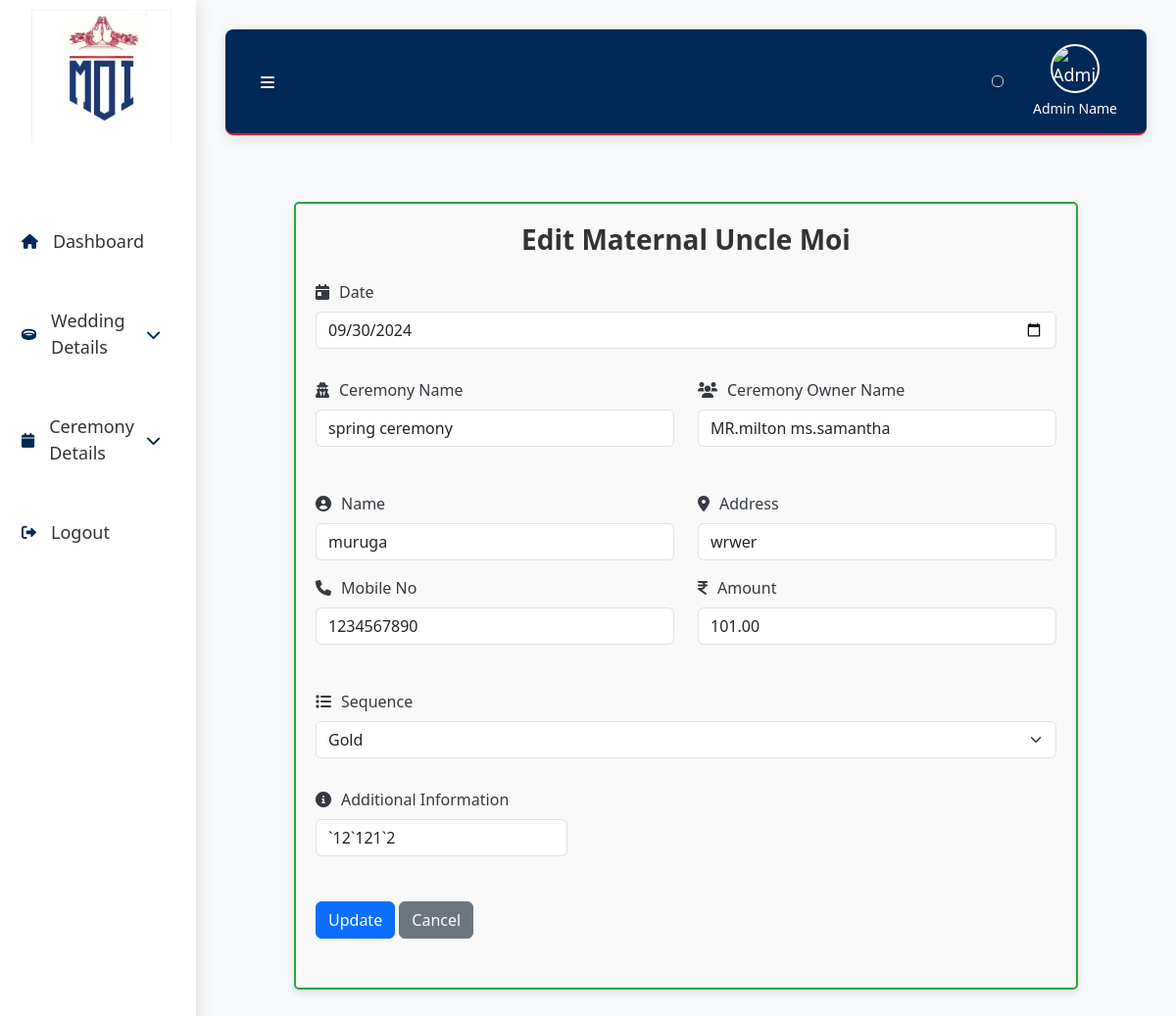
The page /uncle_ceremony_edit.php?id=6 (signed in) on the database its author committed.
### tables this page shows
CREATE TABLE `uncle_ceremony` (
  `id` int(11) NOT NULL,
  `swaminame` varchar(225) NOT NULL,
  `date` date NOT NULL DEFAULT current_timestamp(),
  `ceremony` varchar(225) NOT NULL,
  `ceremonyowner` varchar(225) NOT NULL,
  `mahal` varchar(225) NOT NULL,
  `name` varchar(225) NOT NULL,
  `address` varchar(225) NOT NULL,
  `mobile` varchar(20) NOT NULL,
  `sequence` varchar(50) NOT NULL,
  `extra_input` text NOT NULL,
  `amount` decimal(10,2) NOT NULL
);

### uncle_ceremony_edit.php (the view, shortened to what this page needs)
<?php
include('db.php');
if (isset($_GET['id']) && !empty($_GET['id'])) {
    $id = $con->real_escape_string($_GET['id']);
    $sql = "SELECT * FROM uncle_ceremony WHERE id='$id'";
    $result = $con->query($sql);
    if ($result && $result->num_rows > 0) {
        $row = $result->fetch_assoc();
    } else {
        echo "<p>Record not found.</p>";
        exit;
    }
} else {
    echo "<p>Invalid ID.</p>";
    exit;
}
?>
<!DOCTYPE html>
<html lang="en">
<head>
    <link rel="stylesheet" href="https://cdnjs.cloudflare.com/ajax/libs/font-awesome/6.0.0-beta3/css/all.min.css">
    <link rel="stylesheet" href="https://cdnjs.cloudflare.com/ajax/libs/bootstrap/5.3.0/css/bootstrap.min.css">
</head>
<body>
<div class="sidebar">
        <div class="logo">
            <img src="asset/image/img/e11b7541-268d-43bd-8658-22c2cb761d9d.jfif" alt="Logo">
        </div>
        <ul>
        <li><a href="dashboard.php" class="active"><i class="fa fa-home" aria-hidden="true"></i> <span class="trans" data-en="Dashboard">Dashboard</span></a></li>
            <li class="dropdown">
                <a href="#" id="weddingDetailsToggle"><i class="fa fa-ring"></i><span class="trans" data-en="Wedding Details">Wedding Details</span><i class="fa fa-chevron-down"></i></a>
            </li>
            <li class="dropdown">
                <a href="#" id="ceremonyDetailsToggle"><i class="fa fa-calendar"></i><span class="trans" data-en="Ceremony Details">Ceremony Details</span><i class="fa fa-chevron-down"></i></a>
            </li>
            <li><a href="logout.php"><i class="fas fa-sign-out-alt"></i> Logout</a></li>
        </ul>
    </div>
    <div class="main-content">
        <div class="header">
            <div class="header-left">
                <button class="toggle-btn" id="toggleBtn"><i class="fas fa-bars"></i></button>
             </div>
            <div class="header-right">
            <div id="google_translate_element"></div>
                <div class="admin-info">
                    <img src="https://cdn.vectorstock.com/i/500p/30/97/flat-business-man-user-profile-avatar-icon-vector-4333097.avif" alt="Admin Image" class="admin-image">
                    <div class="admin-name">Admin Name</div>
                </div>
            </div>
        </div>
<br><br>
<div class="container form-container">
<form id="marriageForm" action="uncle_ceremony_edit.php?id=<?php echo htmlspecialchars($id); ?>" method="post">
    <div class="form-section">
        <div class="mb-3">
            <h2 class="mb-4">Edit Maternal Uncle Moi</h2>
            <label for="date" class="form-label"><i class="fas fa-calendar-day form-icon"></i>Date</label>
            <input type="date" id="date" name="date" class="form-control" value="<?php echo htmlspecialchars($row['date']); ?>" required>
        </div>
    </div>
    <div class="form-section">
        <div class="row">
            <div class="col-md-6">
                <div class="mb-3">
                    <label for="ceremony" class="form-label"><i class="fa fa-user-secret" aria-hidden="true"></i>Ceremony Name</label>
                    <input type="text" id="ceremony" name="ceremony" class="form-control" value="<?php echo htmlspecialchars($row['ceremony']); ?>" readonly>
                </div>
            </div>
            <div class="col-md-6">
                <div class="mb-3">
                    <label for="ceremonyowner" class="form-label"><i class="fa fa-users" aria-hidden="true"></i>Ceremony Owner Name</label>
                    <input type="text" id="ceremonyowner" name="ceremonyowner" class="form-control" value="<?php echo htmlspecialchars($row['ceremonyowner']); ?>" readonly>
                </div>
            </div>
        </div>
    </div>
    <div class="form-section">
        <div class="row">
            <div class="col-md-6">
                <div class="mb-3">
                    <label for="name" class="form-label"><i class="fas fa-user-circle form-icon"></i>Name</label>
                    <input type="text" id="name" name="name" class="form-control" value="<?php echo htmlspecialchars($row['name']); ?>" required>
                </div>
            </div>
            <div class="col-md-6">
                <div class="mb-3">
                    <label for="address" class="form-label"><i class="fas fa-map-marker-alt form-icon"></i>Address</label>
                    <input type="text" id="address" name="address" class="form-control" value="<?php echo htmlspecialchars($row['address']); ?>" required>
                </div>
            </div>
            <div class="col-md-6">
                <div class="mb-3">
                    <label for="mobile" class="form-label"><i class="fas fa-phone form-icon"></i>Mobile No</label>
                    <input type="tel" id="mobile" name="mobile" class="form-control" value="<?php echo htmlspecialchars($row['mobile']); ?>" pattern="\d{10}" maxlength="10" required>
                </div>
            </div>
            <div class="col-md-6">
                <div class="mb-3">
                    <label for="amount" class="form-label"><i class="fa fa-inr" aria-hidden="true"></i>Amount</label>
                    <input type="number" id="amount" name="amount" class="form-control" value="<?php echo htmlspecialchars($row['amount']); ?>" required>
                </div>
            </div>
        </div>
    </div>
    <div class="form-section">
        <div class="mb-3">
            <label for="sequence" class="form-label"><i class="fas fa-list form-icon"></i>Sequence</label>
            <select id="sequence" name="sequence" class="form-select" required>
                <option value="gold" <?php echo ($row['sequence'] === 'gold') ? 'selected' : ''; ?>>Gold</option>
            </select>
        </div>
    </div>
    <div class="form-section extra-text-box" id="extraTextBox">
        <div class="mb-3">
            <label for="extraInput" id="extraInputLabel" class="form-label"><i class="fas fa-info-circle form-icon"></i>Additional Information</label>
            <input type="text" id="extraInput" name="extra_input" class="form-control" value="<?php echo htmlspecialchars($row['extra_input']); ?>" placeholder="Enter additional information">
        </div>
    </div>
    <div class="form-section">
        <button type="submit" class="btn btn-primary">Update</button>
        <a href="uncle_ceremony_display.php" class="btn btn-secondary">Cancel</a>
    </div>
</form>
    </div>
</body>
</html>

### uncle_ceremony_edit.php (style rules this page uses)
body { margin: 0; padding: 0; font-family: 'Segoe UI', Tahoma, Geneva, Verdana, sans-serif; background: #f8f9fa; color: #343a40; display: flex; height: 100vh; overflow: hidden; animation: fadeIn 1s ease-in-out; }
.sidebar { width: 200px; background-color: #ffffff; padding: 10px; display: flex; flex-direction: column; justify-content: space-between; position: fixed; height: 100vh; box-shadow: 2px 0 15px rgba(0, 0, 0, 0.1); transition: transform 0.3s ease-in-out; z-index: 1000; overflow-y: auto; }
.main-content { flex: 1; margin-left: 200px; padding: 30px; display: flex; flex-direction: column; overflow-y: auto; transition: margin-left 0.3s ease-in-out; animation: fadeInUp 0.7s ease-in-out; }
.sidebar i { color: #002856; }
.sidebar ul { list-style: none; padding: 0; margin: 0; flex: 1; display: flex; flex-direction: column; margin-top: 30px; }
.sidebar ul li { margin: 15px 0; position: relative; }
.sidebar ul li a { color: #333; text-decoration: none; display: flex; align-items: center; font-size: 18px; padding: 12px; border-radius: 8px; transition: background-color 0.3s ease, color 0.3s ease; }
.sidebar ul li i { margin-right: 15px; font-size: 15px; }
.header { background: linear-gradient(90deg, #002856, #002856); padding: 15px 30px; color: #FFFFFF; font-size: 18px; border-bottom: 2px solid #D21F2D; display: flex; align-items: center; justify-content: space-between; border-radius: 8px; box-shadow: 0 4px 15px rgba(0, 0, 0, 0.1); position: relative; }
.header .header-left { display: flex; align-items: center; flex: 1; }
.header .header-left .toggle-btn { background: none; border: none; color: #FFFFFF; font-size: 20px; cursor: pointer; margin-right: 20px; }
.header .header-right { display: flex; align-items: center; }
.admin-info { display: flex; flex-direction: column; align-items: center; color: #FFFFFF; margin-left: 20px; }
.admin-image { width: 50px; height: 50px; border-radius: 50%; object-fit: cover; border: 2px solid #FFFFFF; margin-bottom: 5px; }
.admin-name { font-size: 14px; color: #FFFFFF; }
.logo { display: flex; justify-content: center; margin-bottom: 30px; }
.logo img { width: 150px; height: auto; }
.form-section { margin-bottom: 30px; }
.form-container { margin: 20px auto; max-width: 800px; padding: 20px; border: 1px solid #ddd; border-radius: 5px; background-color: #f9f9f9; box-shadow: 0 4px 8px rgba(0, 0, 0, 0.1); }
.extra-text-box { display: flex; }
.form-control, .form-select { max-width: 100%; }
i { font-size: 16px; margin-right: 10px; }
.form-container h2 { text-align: center; margin-bottom: 20px; font-size: 28px; color: #333; font-weight: 700; }
.form-container { border: 1px solid #ddd; }
.form-border-success { border: 2px solid #28a745; }
#google_translate_element { margin: 10px; padding: 5px; border: 1px solid #ccc; border-radius: 5px; background: linear-gradient(90deg, #002856, #002856); box-shadow: 0 2px 5px rgba(0, 0, 0, 0.1); font-family: Arial, sans-serif; text-align: center; }

### rows shown on the page
uncle_ceremony: date "09/30/2024", ceremony "spring ceremony", ceremonyowner "MR.milton ms.samantha", name "muruga", address "wrwer", mobile "1234567890", amount "101.00", sequence "Gold", extra_input "`12`121`2"
